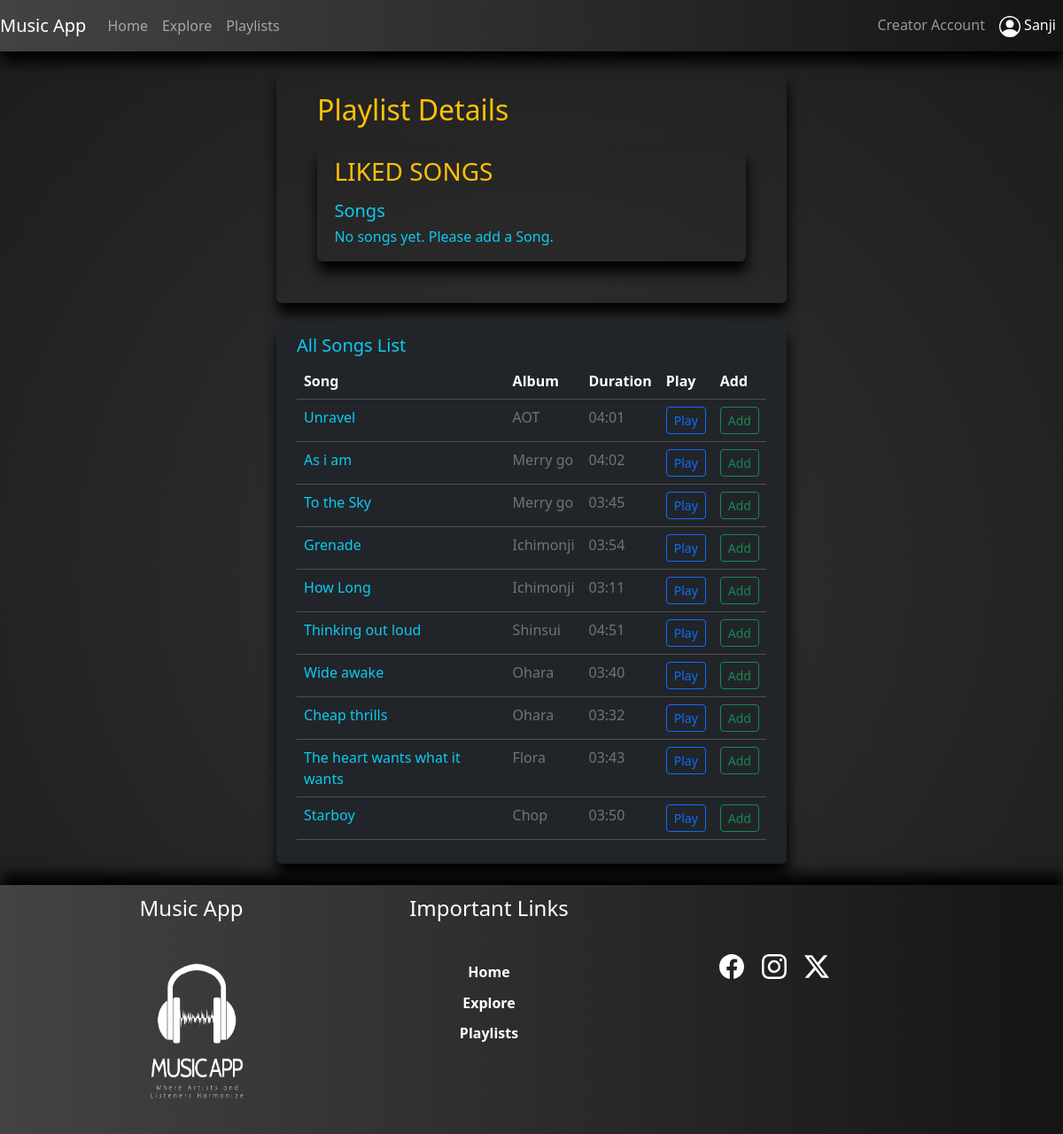
The page /viewEditPlaylist/16 (signed in) on the database as committed earlier.
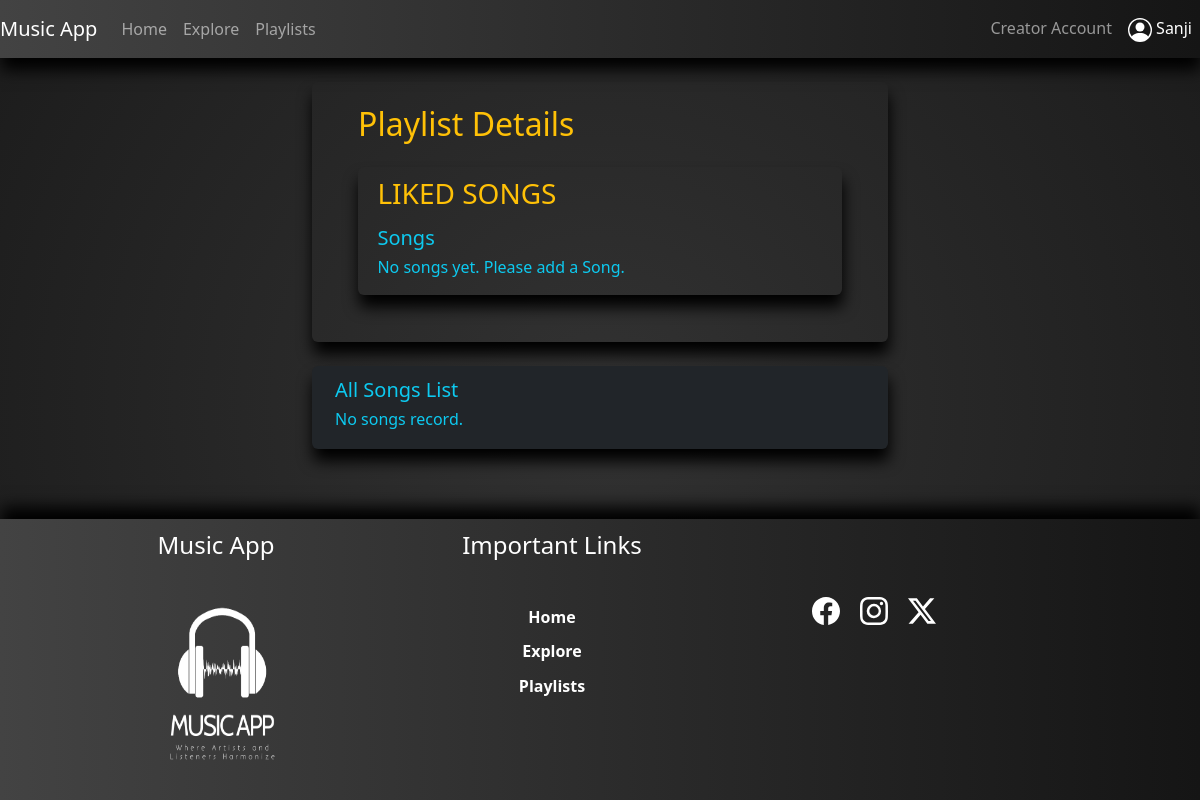
The same page on the database as committed later.
### app/models.py (models this page shows, shortened)
class Songs(UserMixin, db.Model):
    id = db.Column(db.Integer(), autoincrement=True, primary_key=True)
    s_name = db.Column(db.String(100), nullable=False)
    s_artist = db.Column(db.String(50), nullable=False)
    s_album = db.Column(db.String(100), nullable=False)
    s_genre = db.Column(db.String(50), nullable=False)
    s_duration = db.Column(db.String(50), nullable=False)
    s_date = db.Column(db.String(50), nullable=False)
    s_filePath = db.Column(db.String(100), nullable=False)
    s_lyrics = db.Column(db.Text(), nullable=False)
    s_rating = db.Column(db.Integer())
    s_totalRaters = db.Column(db.Integer())
    s_flag = db.Column(db.Integer(), nullable=False)
    s_plays = db.Column(db.Integer())
    album_id = db.Column(db.Integer(), db.ForeignKey('albums.id'), nullable=False)
    user_id = db.Column(db.Integer(), db.ForeignKey('users.id'),nullable=False)

### app/views.py (the view, shortened to what this page needs)
@app.route('/viewEditPlaylist/<int:vEId>', methods=['GET','POST'])
@login_required
def viewEditPlaylist(vEId):
    if request.method == 'GET':
        allSongs=[]
        allSongsList = Songs.query.all()
        songList=[]
        c_playlist = Playlists.query.get(vEId)
        if not c_playlist.songIds_list:
            songList=[]
        for s in allSongsList:
            if s not in songList:
                allSongs.append(s)
        return render_template('/user/viewEditPlaylist.html', c_p=c_playlist, songsData=songList, allSongsData=allSongs)

### app/views.py (called while the page is built)
@login_manager.user_loader
def load_user(user_id):
    return Users.query.get(user_id)

### app/templates/user/viewEditPlaylist.html (shortened to what this page needs)
{% extends 'layouts/base.html' %}
{% block content %}
<div class="container-fluid">
    <div class="row">
        <div class="col-md-6 offset-md-3 col-lg-6 offset-lg-3 col-sm-10 offset-sm-1">
            <div class="myAlbumCont rounded mt-4 mb-4">
                <h2 class="text-warning">Playlist Details</h2>
                <div class="myExploreCont rounded mt-4 mb-4">
                    <div class="mb-3">
                        <h3 class="text-warning text-uppercase">{{c_p.p_name}}</h3>
                    </div>
                    <h5 class="text-captialized text-info">Songs</h5>
                    {% if songsData|length == 0 %}
                        <h6 class="text-info">No songs yet. Please add a Song.</h6>
                    {% endif %}
                </div>
            </div>
            <div class="myExploreCont rounded bg-dark mt-4 mb-4">
                <h5 class="text-captialized text-info">All Songs List</h5>
                {% if allSongsData|length == 0 %}
                    <h6 class="text-info">No songs record.</h6>
                {% else %}
                <table class="table table-dark table-hover rounded table-responsive{-sm|-md|-lg}">
                    <thead>
                        <tr>
                            <th scope="col">Song</th>
                            <th scope="col">Album</th>
                            <th scope="col">Duration</th>
                            <th scope="col">Play</th>
                            <th scope="col">Add</th>
                        </tr>
                    </thead>
                    <tbody>
                        {% for s in allSongsData %}
                        <tr>
                            <td class="text-info">{{s['s_name']}}</td>
                            <td class="text-secondary">{{s['s_album']}}</td>
                            <td class="text-secondary">{{s['s_duration']}}</td>
                            <td>
                                <a href="{{url_for('playSong',sid=s['id'])}}">
                                    <button class="btn btn-outline-primary btn-sm">Play</button>
                                </a>
                            </td>
                            <td>
                            <a href="{{url_for('addSongToPlaylist',sid=s['id'], pid=c_p['id'])}}">
                                <button class="btn btn-outline-success btn-sm">Add</button>
                            </a>
                            </td>
                        </tr>
                        {% endfor %}
                    </tbody>
                </table>
                {% endif %}
            </div>
        </div>
    </div>
</div>
{% endblock %}

Rows that differ between the two databases and show on the page:
removed Songs: s_name "Unravel", s_album "AOT", s_duration "04:01"
removed Songs: s_name "As i am", s_album "Merry go", s_duration "04:02"
removed Songs: s_name "To the Sky", s_album "Merry go", s_duration "03:45"
removed Songs: s_name "Grenade", s_album "Ichimonji", s_duration "03:54"
removed Songs: s_name "How Long", s_album "Ichimonji", s_duration "03:11"
removed Songs: s_name "Thinking out loud", s_album "Shinsui", s_duration "04:51"
removed Songs: s_name "Wide awake", s_album "Ohara", s_duration "03:40"
removed Songs: s_name "Cheap thrills", s_album "Ohara", s_duration "03:32"
removed Songs: s_name "The heart wants what it wants", s_album "Flora", s_duration "03:43"
removed Songs: s_name "Starboy", s_album "Chop", s_duration "03:50"
Other text that changed with them:
text no longer shown: "Song Album Duration Play Add"
text now shown: "No songs record."
